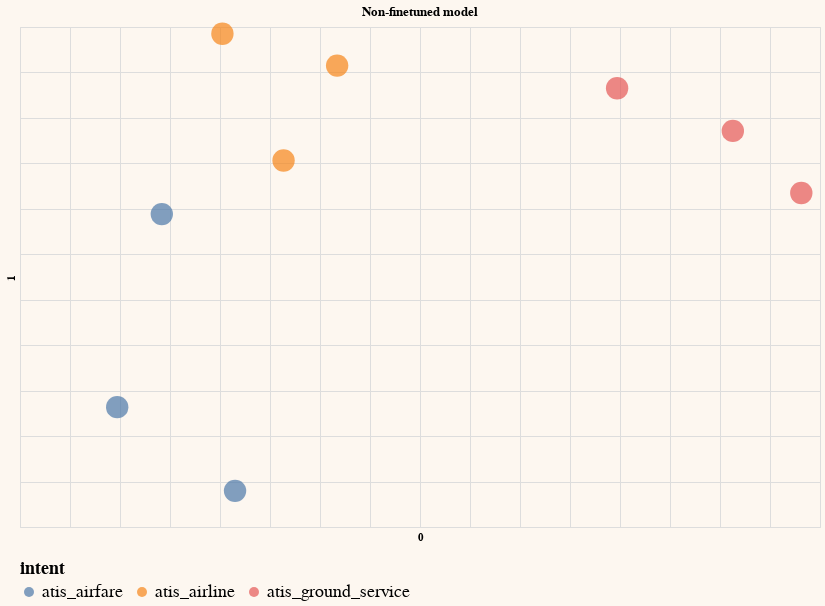

The notebook cell this image was saved under:
### Code cell
# Plot the 2D embeddings from a non-finetuned model
generate_chart(df_test,'0','1',lbl='off',color='intent',title='Non-finetuned model')

### Figure 1 — Vega-Lite specification as saved in the notebook (floating-point values rounded to 4 significant figures; data arrays with more than 128 entries replaced by an {"elided": "..."} marker saying what was removed)
{"config": {"view": {"continuousWidth": 300, "continuousHeight": 300}, "background": "#FDF7F0", "legend": {"labelFontSize": 18, "orient": "bottom", "titleFontSize": 18}}, "layer": [{"mark": {"type": "circle", "size": 500}, "encoding": {"color": {"field": "intent", "type": "nominal"}, "tooltip": [{"field": "query", "type": "nominal"}], "x": {"axis": {"domain": false, "labels": false, "ticks": false}, "field": "0", "scale": {"zero": false}, "type": "quantitative"}, "y": {"axis": {"domain": false, "labels": false, "ticks": false}, "field": "1", "scale": {"zero": false}, "type": "quantitative"}}}, {"mark": {"type": "text", "align": "left", "baseline": "middle", "dx": 10}, "encoding": {"color": {"field": "intent", "type": "nominal"}, "tooltip": [{"field": "query", "type": "nominal"}], "x": {"axis": {"domain": false, "labels": false, "ticks": false}, "field": "0", "scale": {"zero": false}, "type": "quantitative"}, "y": {"axis": {"domain": false, "labels": false, "ticks": false}, "field": "1", "scale": {"zero": false}, "type": "quantitative"}}}], "data": {"name": "data-989b7637ba207256520a7cc3cd459bd6"}, "height": 500, "title": "Non-finetuned model", "width": 800, "$schema": "https://vega.github.io/schema/vega-lite/v5.14.1.json", "datasets": {"data-989b7637ba207256520a7cc3cd459bd6": [{"query": " which airlines fly from boston to washington dc via other cities", "0": -0.0976, "1": 0.2926, "intent": "atis_airline", "classification_embeds": {"elided": "1024 float values"}, "intent_pred": "atis_airline"}, {"query": " show me the airlines that fly between toronto and denver", "0": 0.01712, "1": 0.2576, "intent": "atis_airline", "classification_embeds": {"elided": "1024 float values"}, "intent_pred": "atis_airline"}, {"query": " show me round trip first class tickets from new york to miami", "0": -0.2028, "1": -0.1182, "intent": "atis_airfare", "classification_embeds": {"elided": "1024 float values"}, "intent_pred": "atis_airfare"}, {"query": " i'd like the lowest fare from denver to pittsburgh", "0": -0.08495, "1": -0.2102, "intent": "atis_airfare", "classification_embeds": {"elided": "1024 float values"}, "intent_pred": "atis_airfare"}, {"query": " show me a list of ground transportation at boston airport", "0": 0.2971, "1": 0.2326, "intent": "atis_ground_service", "classification_embeds": {"elided": "1024 float values"}, "intent_pred": "atis_ground_service"}, {"query": " show me boston ground transportation", "0": 0.4128, "1": 0.1857, "intent": "atis_ground_service", "classification_embeds": {"elided": "1024 float values"}, "intent_pred": "atis_ground_service"}, {"query": " of all airlines which airline has the most arrivals in atlanta", "0": -0.03644, "1": 0.1531, "intent": "atis_airline", "classification_embeds": {"elided": "1024 float values"}, "intent_pred": "atis_airline"}, {"query": " what ground transportation is available in boston", "0": 0.4813, "1": 0.1174, "intent": "atis_ground_service", "classification_embeds": {"elided": "1024 float values"}, "intent_pred": "atis_ground_service"}, {"query": " i would like your rates between atlanta and boston on september third", "0": -0.1582, "1": 0.09421, "intent": "atis_airfare", "classification_embeds": {"elided": "1024 float values"}, "intent_pred": "atis_airfare"}]}}
